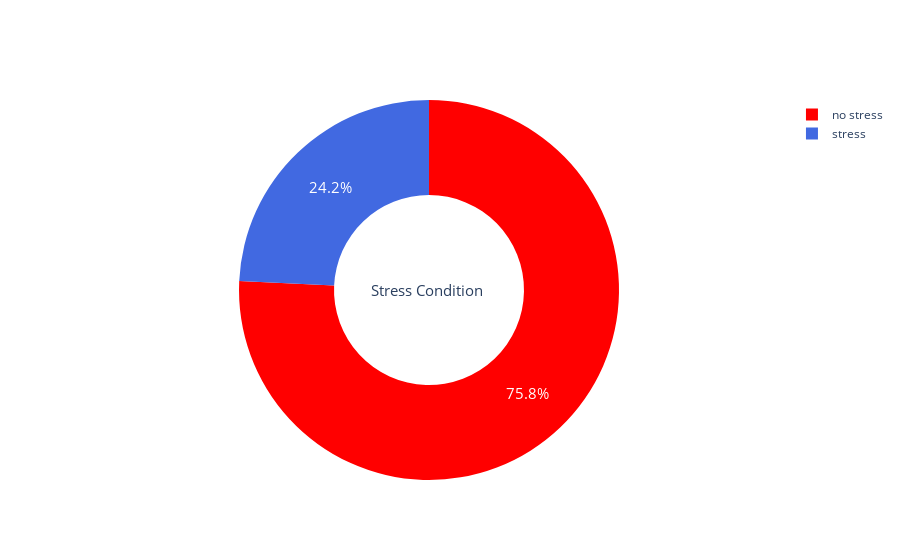

Write notebook code for a chart like this one.
### Code cell
labels = ['no stress', 'stress']
values = test_df['label'].value_counts()
colors = ['red', 'royalblue','green','yellow','pink','grey']
fig = go.Figure(data=[go.Pie(labels=labels, values=values, hole=.5)])
fig.update_traces(hoverinfo='label+value',textfont_size=15,marker=dict(colors=colors))
fig.update_layout(annotations=[dict(text='Stress Condition ', 
                                    x=0.50, y=0.5, font_size=15, 
                                    showarrow=False)])
fig.show()

### Figure 1 — Plotly figure (JSON) as saved in the notebook; plotly's stock layout.template omitted (floating-point values rounded to 4 significant figures)
{"data": [{"hole": 0.5, "hoverinfo": "label+value", "labels": ["no stress", "stress"], "marker": {"colors": ["red", "royalblue", "green", "yellow", "pink", "grey"]}, "textfont": {"size": 15}, "type": "pie", "values": [22158, 7093]}], "layout": {"annotations": [{"font": {"size": 15}, "showarrow": false, "text": "Stress Condition ", "x": 0.5, "y": 0.5}], "autosize": true}}
